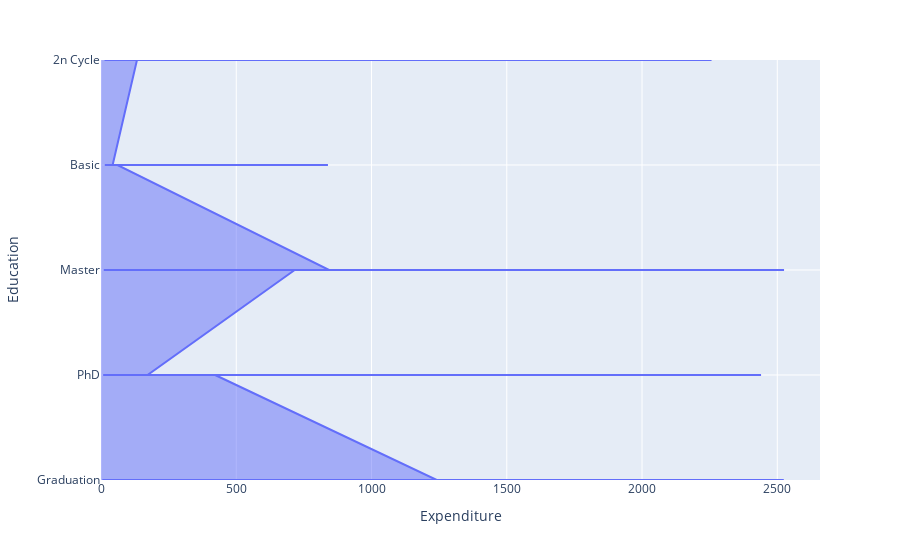

Write notebook code for a chart like this one.
### Code cell
import plotly.express as px
plt.figure(figsize=(28, 6))
px.area(data, x="Expenditure", y="Education")

### Figure 1 — Plotly figure (JSON) as saved in the notebook; plotly's stock layout.template omitted (floating-point values rounded to 4 significant figures; data arrays with more than 128 entries replaced by an {"elided": "..."} marker saying what was removed)
{"data": [{"fillpattern": {"shape": ""}, "hovertemplate": "Expenditure=%{x}<br>Education=%{y}<extra></extra>", "legendgroup": "", "line": {"color": "#636efa"}, "marker": {"symbol": "circle"}, "mode": "lines", "name": "", "orientation": "h", "showlegend": false, "stackgroup": "1", "type": "scatter", "x": {"elided": "2216 int values"}, "xaxis": "x", "y": {"elided": "2216 str values"}, "yaxis": "y"}], "layout": {"legend": {"tracegroupgap": 0}, "margin": {"t": 60}, "xaxis": {"anchor": "y", "domain": [0, 1], "title": {"text": "Expenditure"}}, "yaxis": {"anchor": "x", "domain": [0, 1], "title": {"text": "Education"}}}}
